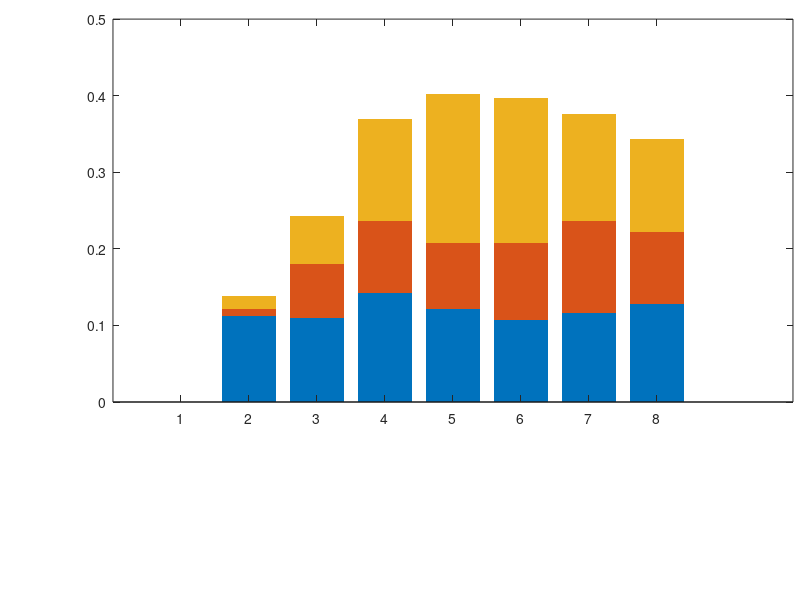

This chart was generated by the following MATLAB code: (Note: this script raises an error after producing the figure.)
clear;
close all;
figure('units','normalized','outerposition',[0 0.05 0.8 0.7]);

subplot('Position',[0.141210526315789,0.33,0.85,0.638174962292611]);

load('Compare_Time_Quarantine.mat','deltaQ','QM','Qtemp','DateIv')

QMN=squeeze(QM(:,:,1));
QMN=QMN(:);

Per=zeros(length(DateIv),3);
for ii=1:length(DateIv)
   Per(ii,:)=[sum(deltaQ(QMN>=0,ii)==1) sum(deltaQ(QMN>=0,ii)==2) sum(deltaQ(QMN>=0,ii)>=3)]./sum(QMN>=0);
end

bar(Per,'stacked','LineStyle','none');
XL=cell(size(DateIv));
for ii=1:length(DateIv)
    XL{ii}=datestr(datenum(DateIv{ii}));
end
xlim([0.5 length(DateIv)+0.5])
ylim([0 0.45]);
set(gca,'LineWidth',2,'tickdir','out','Fontsize',20,'XTick',[1:length(DateIv)],'XTickLabel',XL,'YTick',[0:0.05:0.45])
xtickangle(90);
box off;
legend({'One additional day required','Two additional days required','Three or more additional days required'},'Fontsize',18,'Location','NorthWest');

xlabel('Date of epidemic information','Fontsize',24);
ylabel({'Fraction of June 20','specified quarantines','in need of an increase'},'Fontsize',24);


figure('units','normalized','outerposition',[0 0.05 0.8 0.7]);

subplot('Position',[0.141210526315789,0.33,0.84,0.62]);

QS=Qtemp(QMN>=0,:);

plot(mean(QS,1),'k-o','LineWidth',2,'MarkerFace','k');

xlim([1 length(DateIv)])
ylim([0 1]);
set(gca,'LineWidth',2,'tickdir','out','Fontsize',20,'XTick',[1:length(DateIv)],'XTickLabel',XL,'YTick',[0:0.1:1])
xtickangle(90);
box off;
grid on

xlabel('Date of epidemic information','Fontsize',24);
ylabel({'Fraction of June 20 quarantines',' that never resulted in an','increase of infections'},'Fontsize',22);

print(gcf,'Figure_Temporal_Q.png','-dpng','-r600');



